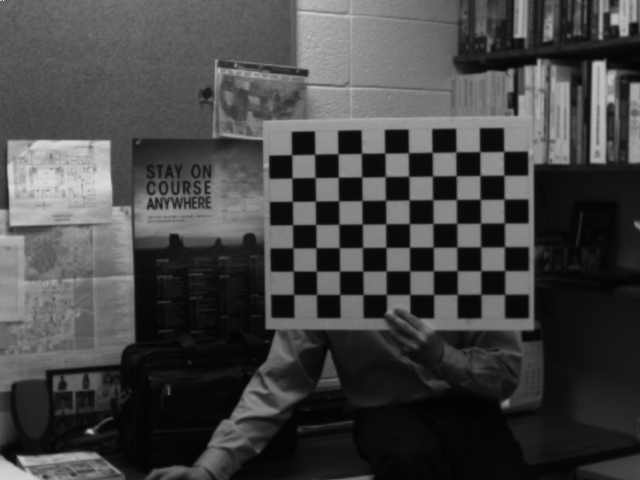
#> input picture VC/Aula7/images/StereoL0.bmp, 640 x 480 px; its folder holds only this picture in this run
$ python Stereo_exe_1.py
#> lines starting #> are read from the running program, lines starting #| are printed output that depends on the picture; after the words box and inside, x2 and y2 are one past the last pixel; in counts of white or black regions, pixels touching at a corner belong together
#> further down, img is the input picture: shape (480, 640, 3); min 2, max 243, mean 68.5
# ***********************************************************************************
# Name:           chessboard.py
# Revision:
# Date:           28-10-2019
# Author:         Paulo Dias
# Comments:       ChessBoard Tracking
#
# images         left1.jpg->left19.jpg
# Revision:
# ***********************************************************************************
import numpy as np
import cv2
import glob

# Board Size - depende das imagens
board_h = 10
board_w = 7

# Arrays to store object points and image points from all the images.
objpoints = [] # 3d point in real world space

def  FindAndDisplayChessboard(img):
    # Find the chess board corners
    gray = cv2.cvtColor(img, cv2.COLOR_BGR2GRAY)

    ret, corners = cv2.findChessboardCorners(gray, (board_w,board_h),None)
#> ret = True; corners = 70 rows, first 8: [293.6, 294.4], [293.2, 271.1], [292.8, 247.8], [292.6, 224.7], [292.4, 201.4], [291.9, 177.7], [291.5, 154.6], [316.6, 294.5]
   # print(ret)
    # If found, display image with corners
    if ret == True:
        img = cv2.drawChessboardCorners(img, (board_w, board_h), corners, ret)
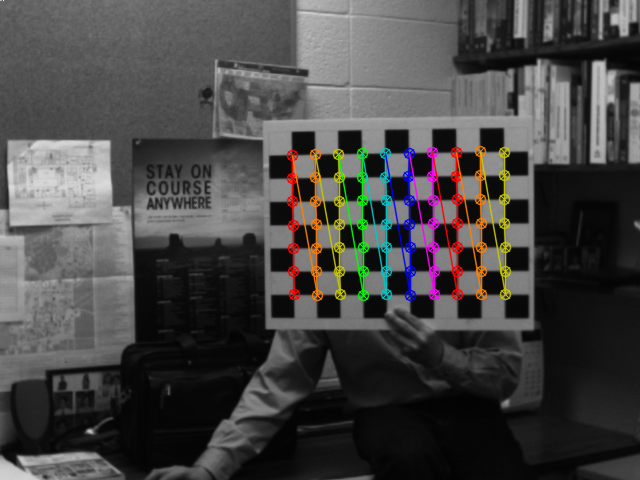
#> img: shape (480, 640, 3); 4.31% of pixels changed, all inside (x1, y1, x2, y2) = (286, 145, 512, 302)
        cv2.imshow('img',img)
        cv2.waitKey(500)

    return ret, corners

# prepare object points, like (0,0,0), (1,0,0), (2,0,0) ....,(6,5,0)
objp = np.zeros((board_w*board_h,3), np.float32)
objp[:,:2] = np.mgrid[0:board_w,0:board_h].T.reshape(-1,2)

# Arrays to store object points and image points from all the images.
objpoints = [] # 3d point in real world space
left_corners = []
right_corners = []

# Read images
images_left = sorted(glob.glob('./images/StereoL*.bmp'))

images_right = sorted(glob.glob('./images/StereoR*.bmp'))

for fname in images_left:
    img = cv2.imread(fname)
    print(fname)
    ret, corners = FindAndDisplayChessboard(img)
#> ret = True
    if ret == True:
        objpoints.append(objp)
        left_corners.append(corners)
        #cv2.imshow('imsg',img)

for fname in images_right:
    img = cv2.imread(fname)
    print(fname)
    ret, corners = FindAndDisplayChessboard(img)
    if ret == True:
        objpoints.append(objp)
        right_corners.append(corners)


cv2.waitKey(-1)
cv2.destroyAllWindows()

$ run again, on VC/Aula7/images/StereoL12.bmp
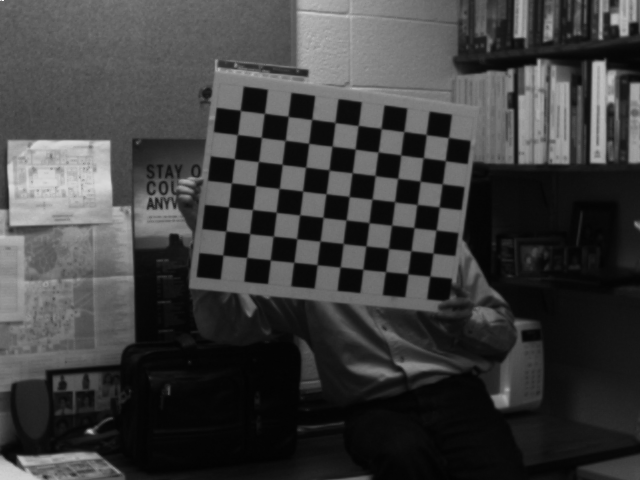
#> input picture VC/Aula7/images/StereoL12.bmp, 640 x 480 px
#> img is the input picture: shape (480, 640, 3); min 2, max 251, mean 61.6
#> in FindAndDisplayChessboard, `ret, corners = cv2.findChessboardCorners(gray, (board_w,board_h),None)`: ret = True; corners = 70 rows, first 8: [222.7, 255], [225.9, 231], [228.5, 207], [231.4, 182.9], [234.5, 158.9], [237.5, 134.5], [240.2, 110.2], [246.8, 257.3]
#> in FindAndDisplayChessboard, `img = cv2.drawChessboardCorners(img, (board_w, board_h), corners, ret)`:
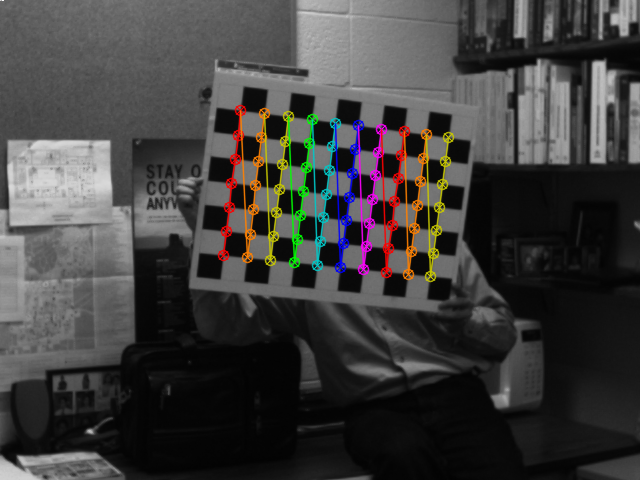
#> img: shape (480, 640, 3); 4.35% of pixels changed, all inside (x1, y1, x2, y2) = (217, 104, 455, 283)
#> `ret, corners = FindAndDisplayChessboard(img)`: ret = True

$ run again, on VC/Aula7/images/StereoL14.bmp
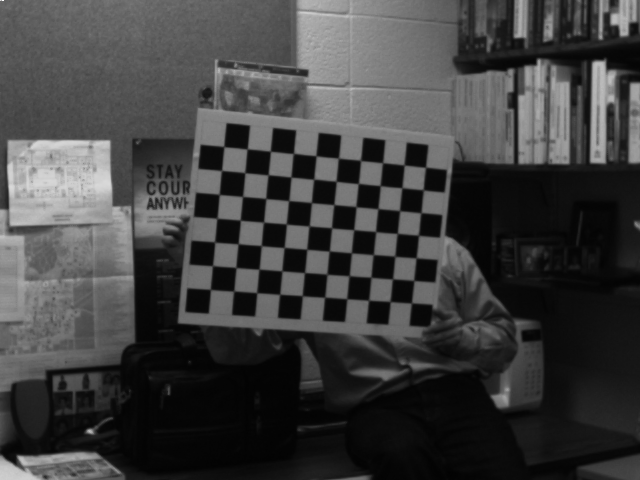
#> input picture VC/Aula7/images/StereoL14.bmp, 640 x 480 px
#> img is the input picture: shape (480, 640, 3); min 2, max 251, mean 63.6
#> in FindAndDisplayChessboard, `ret, corners = cv2.findChessboardCorners(gray, (board_w,board_h),None)`: ret = True; corners = 70 rows, first 8: [210.4, 289.5], [212.5, 265.5], [214.4, 241.9], [216.9, 218.4], [219.2, 194.5], [221.6, 170.5], [223.8, 146.4], [233.8, 291.1]
#> in FindAndDisplayChessboard, `img = cv2.drawChessboardCorners(img, (board_w, board_h), corners, ret)`:
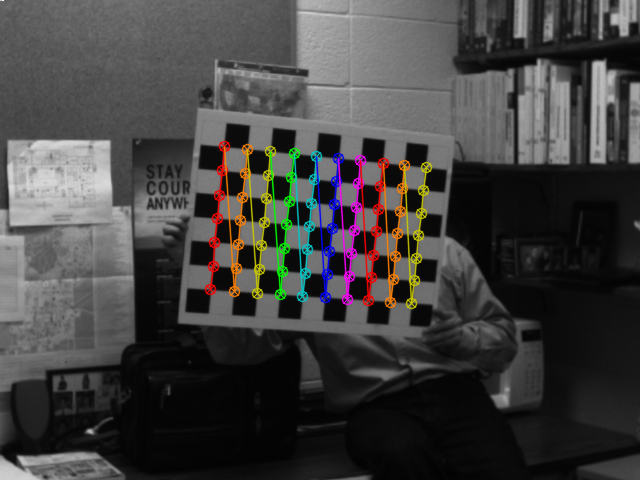
#> img: shape (480, 640, 3); 4.3% of pixels changed, all inside (x1, y1, x2, y2) = (204, 140, 433, 310)
#> `ret, corners = FindAndDisplayChessboard(img)`: ret = True

$ run again, on VC/Aula7/images/StereoL1.bmp
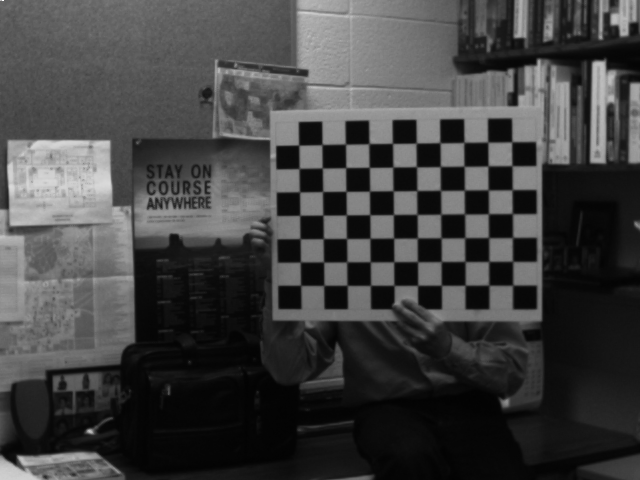
#> input picture VC/Aula7/images/StereoL1.bmp, 640 x 480 px
#> img is the input picture: shape (480, 640, 3); min 2, max 254, mean 65.7
#> in FindAndDisplayChessboard, `ret, corners = cv2.findChessboardCorners(gray, (board_w,board_h),None)`: ret = True; corners = 70 rows, first 8: [300.6, 285.3], [300.3, 262], [300.2, 238.7], [299.7, 215.4], [299.6, 191.6], [299, 168.6], [298.6, 145], [323.9, 285.3]
#> in FindAndDisplayChessboard, `img = cv2.drawChessboardCorners(img, (board_w, board_h), corners, ret)`:
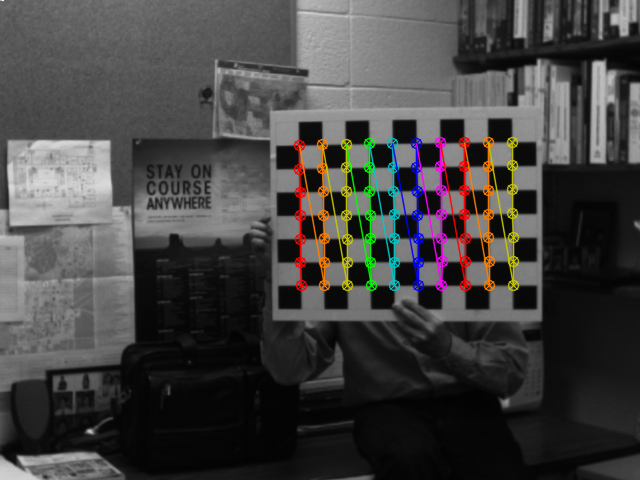
#> img: shape (480, 640, 3); 4.33% of pixels changed, all inside (x1, y1, x2, y2) = (293, 136, 520, 292)
#> `ret, corners = FindAndDisplayChessboard(img)`: ret = True
